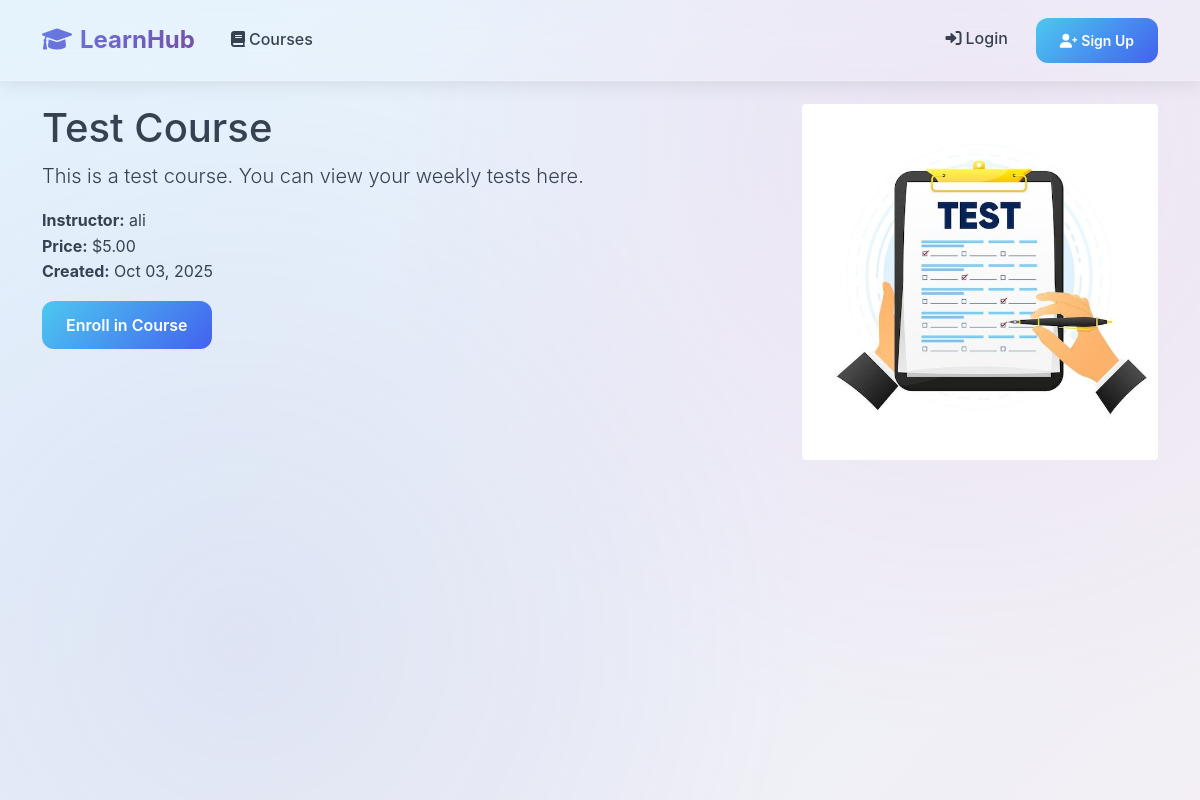
The app's page /course/1/ with its own data.
### courses/models.py (models this page shows)
class Course(models.Model):
    title = models.CharField(max_length=200)
    description = models.TextField()
    instructor = models.ForeignKey(User, on_delete=models.CASCADE, related_name='courses_taught')
    price = models.DecimalField(max_digits=10, decimal_places=2, default=0.00)
    thumbnail = models.ImageField(upload_to='course_thumbnails/', null=True, blank=True)
    created_at = models.DateTimeField(auto_now_add=True)
    updated_at = models.DateTimeField(auto_now=True)
    is_published = models.BooleanField(default=False)

### courses/views.py (the view)
# urls.py: path('course/<int:course_id>/', views.course_detail, name='course_detail'),
def course_detail(request, course_id):
    course = get_object_or_404(Course, id=course_id)
    is_enrolled = False
    if request.user.is_authenticated:
        is_enrolled = Enrollment.objects.filter(student=request.user, course=course).exists()
    return render(request,'courses/course_detail.html', {
        'course': course,
        'is_enrolled': is_enrolled
    })

### courses/templates/courses/course_detail.html (shortened to what this page needs)
{% extends 'base.html' %}
{% block content %}
<div class="row">
    <div class="col-md-8">
        <h1>{{ course.title }}</h1>
        <p class="lead">{{ course.description }}</p>
        <div class="mb-3">
            <strong>Instructor:</strong> {{ course.instructor.username }}<br>
            <strong>Price:</strong> ${{ course.price }}<br>
            <strong>Created:</strong> {{ course.created_at|date:"M d, Y" }}
        </div>
        {% if is_enrolled %}
            <div class="alert alert-success">
                You are enrolled in this course!
                <a href="{% url 'course_dashboard' course.id %}" class="btn btn-success ms-3">Go to Course</a>
            </div>
        {% else %}
            <form method="post" action="{% url 'enroll_course' course.id %}">
                <button type="submit" class="btn btn-primary">Enroll in Course</button>
            </form>
        {% endif %}
    </div>
    <div class="col-md-4">
        {% if course.thumbnail %}
            <img src="{{ course.thumbnail.url }}" class="img-fluid rounded" alt="{{ course.title }}">
        {% endif %}
    </div>
</div>
{% endblock %}

### static/css/custom.css (style rules this page uses)
:root { --primary: #4361ee; --primary-dark: #3a0ca3; --secondary: #7209b7; --success: #4cc9f0; --warning: #f72585; --light: #f8f9fa; --dark: #212529; --gradient-primary: linear-gradient(135deg, #667eea 0%, #764ba2 100%); --gradient-success: linear-gradient(135deg, #4cc9f0 0%, #4361ee 100%); --body-bg: linear-gradient(135deg, #e3f2fd 0%, #f3eff5 100%); }
body { font-family: 'Inter', 'Segoe UI', system-ui, sans-serif; background: var(--body-bg); background-attachment: fixed; min-height: 100vh; line-height: 1.6; color: #374151; margin: 0; padding: 0; }
.btn { border-radius: 12px; font-weight: 600; padding: 0.75rem 1.5rem; border: none; transition: all 0.3s cubic-bezier(0.4, 0, 0.2, 1); position: relative; overflow: hidden; }
.btn-primary { background: var(--gradient-success); color: white; }
html { scroll-behavior: smooth; }

### records on screen
Course: title "Test Course", description "This is a test course. You can view your weekly tests here.", instructor.username "ali", price "5.00", created_at "Oct 03, 2025", thumbnail (picture)
